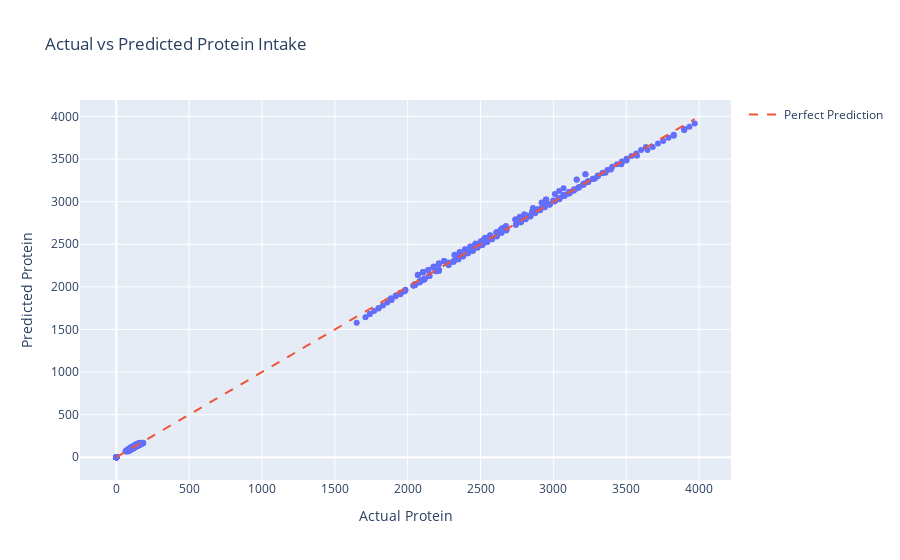
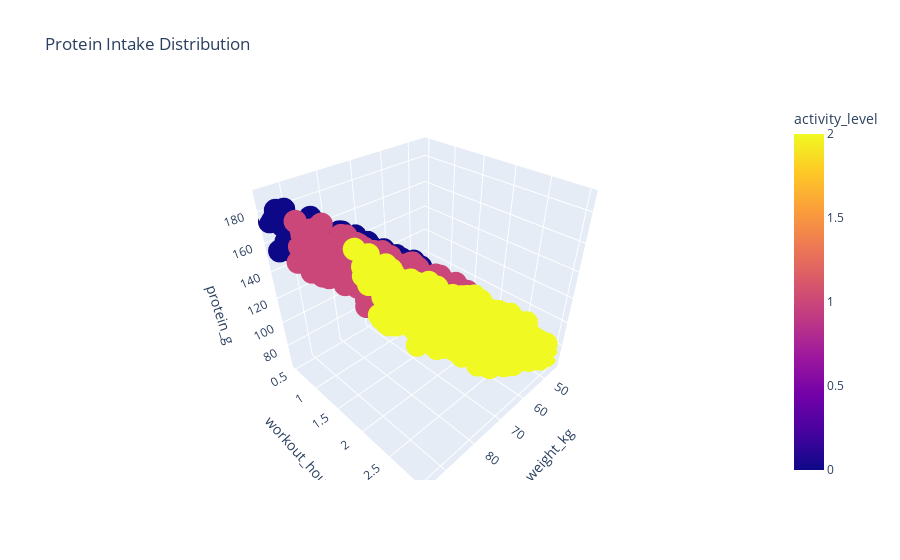

Here is the notebook cell these charts were saved with, in order:
### Markdown cell above
***9. Visualizations (Plotly)***

### Code cell
Y_pred = Y_pred.flatten()
Y_test_flat = Y_test.values.flatten()
plot_df = pd.DataFrame({
    'Actual Protein': Y_test_flat,
    'Predicted Protein': Y_pred
})


import plotly.express as px
import plotly.graph_objects as go

fig = px.scatter(
    plot_df,
    x='Actual Protein',
    y='Predicted Protein',
    title='Actual vs Predicted Protein Intake'
)

# Perfect prediction line
min_val = plot_df.min().min()
max_val = plot_df.max().max()

fig.add_trace(
    go.Scatter(
        x=[min_val, max_val],
        y=[min_val, max_val],
        mode='lines',
        name='Perfect Prediction',
        line=dict(dash='dash')
    )
)

fig.show()


fig = px.scatter_3d(
    df,
    x='weight_kg',
    y='workout_hours',
    z='protein_g',
    color='activity_level',
    title='Protein Intake Distribution'
)

fig.show()

### Figure 1 — Plotly figure (JSON) as saved in the notebook; plotly's stock layout.template omitted (floating-point values rounded to 4 significant figures; data arrays with more than 128 entries replaced by an {"elided": "..."} marker saying what was removed)
{"data": [{"hovertemplate": "Actual Protein=%{x}<br>Predicted Protein=%{y}<extra></extra>", "legendgroup": "", "marker": {"color": "#636efa", "symbol": "circle"}, "mode": "markers", "name": "", "orientation": "v", "showlegend": false, "type": "scatter", "x": {"elided": "900 float values"}, "xaxis": "x", "y": {"elided": "900 float values"}, "yaxis": "y"}, {"line": {"dash": "dash"}, "mode": "lines", "name": "Perfect Prediction", "type": "scatter", "x": [0.1, 3970], "y": [0.1, 3970]}], "layout": {"legend": {"tracegroupgap": 0}, "title": {"text": "Actual vs Predicted Protein Intake"}, "xaxis": {"anchor": "y", "domain": [0, 1], "title": {"text": "Actual Protein"}}, "yaxis": {"anchor": "x", "domain": [0, 1], "title": {"text": "Predicted Protein"}}}}

### Figure 2 — Plotly figure (JSON) as saved in the notebook; plotly's stock layout.template omitted (floating-point values rounded to 4 significant figures; data arrays with more than 128 entries replaced by an {"elided": "..."} marker saying what was removed)
{"data": [{"hovertemplate": "weight_kg=%{x}<br>workout_hours=%{y}<br>protein_g=%{z}<br>activity_level=%{marker.color}<extra></extra>", "legendgroup": "", "marker": {"color": {"elided": "1500 int values"}, "coloraxis": "coloraxis", "symbol": "circle"}, "mode": "markers", "name": "", "scene": "scene", "showlegend": false, "type": "scatter3d", "x": {"elided": "1500 int values"}, "y": {"elided": "1500 float values"}, "z": {"elided": "1500 int values"}}], "layout": {"coloraxis": {"colorbar": {"title": {"text": "activity_level"}}, "colorscale": [[0, "#0d0887"], [0.1111, "#46039f"], [0.2222, "#7201a8"], [0.3333, "#9c179e"], [0.4444, "#bd3786"], [0.5556, "#d8576b"], [0.6667, "#ed7953"], [0.7778, "#fb9f3a"], [0.8889, "#fdca26"], [1, "#f0f921"]]}, "legend": {"tracegroupgap": 0}, "scene": {"domain": {"x": [0, 1], "y": [0, 1]}, "xaxis": {"title": {"text": "weight_kg"}}, "yaxis": {"title": {"text": "workout_hours"}}, "zaxis": {"title": {"text": "protein_g"}}}, "title": {"text": "Protein Intake Distribution"}}}
